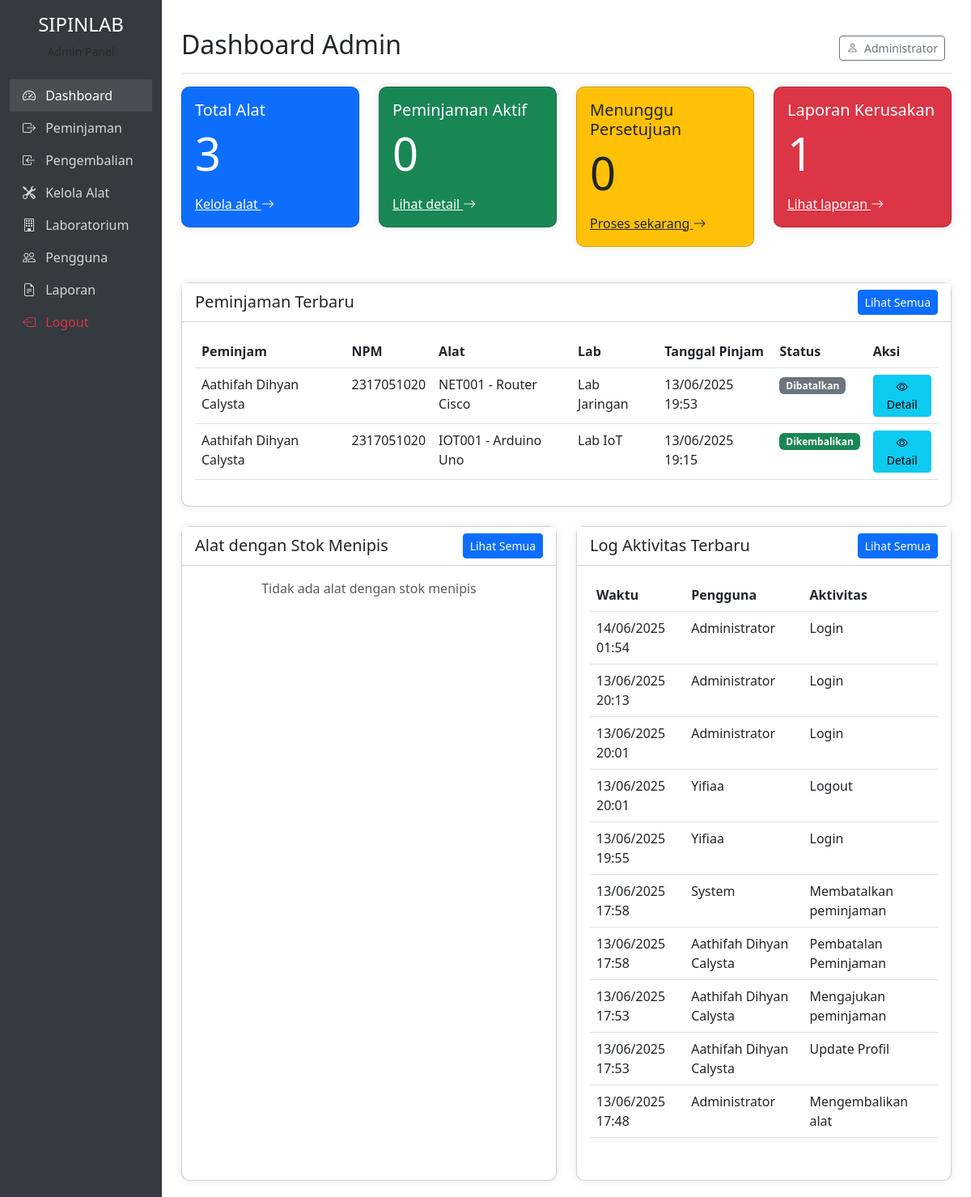
The page /admin/dashboard.php (signed in) on the database its author committed.
### tables this page shows
CREATE TABLE `pengguna` (
  `id` int NOT NULL AUTO_INCREMENT,
  `username` varchar(50) NOT NULL,
  `password` varchar(255) NOT NULL,
  `nama_lengkap` varchar(100) NOT NULL,
  `npm` varchar(20) DEFAULT NULL,
  `role` enum('admin','mahasiswa') NOT NULL,
  `created_at` timestamp NOT NULL DEFAULT CURRENT_TIMESTAMP,
  `updated_at` timestamp NOT NULL DEFAULT CURRENT_TIMESTAMP ON UPDATE CURRENT_TIMESTAMP,
  `email` varchar(100) DEFAULT NULL,
  `no_telp` varchar(20) DEFAULT NULL,
  PRIMARY KEY (`id`),
  UNIQUE KEY `username` (`username`),
  UNIQUE KEY `npm` (`npm`),
  KEY `idx_username` (`username`),
  KEY `idx_npm` (`npm`),
  KEY `idx_role` (`role`)
);

CREATE TABLE `peminjaman` (
  `id` int NOT NULL AUTO_INCREMENT,
  `id_peminjam` int NOT NULL,
  `tanggal_pinjam` datetime NOT NULL,
  `tanggal_kembali` datetime DEFAULT NULL,
  `status` enum('menunggu','dipinjam','dikembalikan','terlambat','dibatalkan') DEFAULT 'menunggu',
  `keterangan` text,
  `disetujui_oleh` int DEFAULT NULL,
  `created_at` timestamp NOT NULL DEFAULT CURRENT_TIMESTAMP,
  `updated_at` timestamp NOT NULL DEFAULT CURRENT_TIMESTAMP ON UPDATE CURRENT_TIMESTAMP,
  PRIMARY KEY (`id`),
  KEY `disetujui_oleh` (`disetujui_oleh`),
  KEY `idx_peminjaman_status` (`status`),
  KEY `idx_peminjaman_user` (`id_peminjam`),
  CONSTRAINT `peminjaman_ibfk_1` FOREIGN KEY (`id_peminjam`) REFERENCES `pengguna` (`id`),
  CONSTRAINT `peminjaman_ibfk_2` FOREIGN KEY (`disetujui_oleh`) REFERENCES `pengguna` (`id`)
);

CREATE TABLE `alat` (
  `id` int NOT NULL AUTO_INCREMENT,
  `kode` varchar(50) NOT NULL,
  `nama` varchar(100) NOT NULL,
  `deskripsi` text,
  `jumlah_total` int NOT NULL DEFAULT '1',
  `jumlah_tersedia` int NOT NULL DEFAULT '1',
  `kondisi` enum('baik','rusak_ringan','rusak_berat') DEFAULT 'baik',
  `id_kategori` int DEFAULT NULL,
  `id_laboratorium` int DEFAULT NULL,
  `created_at` timestamp NOT NULL DEFAULT CURRENT_TIMESTAMP,
  `updated_at` timestamp NOT NULL DEFAULT CURRENT_TIMESTAMP ON UPDATE CURRENT_TIMESTAMP,
  PRIMARY KEY (`id`),
  UNIQUE KEY `kode` (`kode`),
  KEY `id_kategori` (`id_kategori`),
  KEY `id_laboratorium` (`id_laboratorium`),
  CONSTRAINT `alat_ibfk_1` FOREIGN KEY (`id_kategori`) REFERENCES `kategori_alat` (`id`),
  CONSTRAINT `alat_ibfk_2` FOREIGN KEY (`id_laboratorium`) REFERENCES `laboratorium` (`id`)
);

CREATE TABLE `laboratorium` (
  `id` int NOT NULL AUTO_INCREMENT,
  `nama` varchar(100) NOT NULL,
  `lokasi` varchar(100) NOT NULL,
  `keterangan` text,
  `created_at` timestamp NOT NULL DEFAULT CURRENT_TIMESTAMP,
  `updated_at` timestamp NOT NULL DEFAULT CURRENT_TIMESTAMP ON UPDATE CURRENT_TIMESTAMP,
  PRIMARY KEY (`id`)
);

CREATE TABLE `log_aktivitas` (
  `id` int NOT NULL AUTO_INCREMENT,
  `id_pengguna` int DEFAULT NULL,
  `aktivitas` varchar(255) NOT NULL,
  `detail` text,
  `created_at` timestamp NOT NULL DEFAULT CURRENT_TIMESTAMP,
  PRIMARY KEY (`id`),
  KEY `idx_log_aktivitas_user` (`id_pengguna`),
  CONSTRAINT `log_aktivitas_ibfk_1` FOREIGN KEY (`id_pengguna`) REFERENCES `pengguna` (`id`)
);

### admin/dashboard.php (the view, shortened to what the rows shown need)
<?php
require_once '../config/auth.php';
$database = new Database();
$auth = new Auth($database);
$user = $auth->getUser();
$conn = $database->getConnection();
$query = "SELECT p.*, u.nama_lengkap as nama_peminjam, u.npm, a.nama as nama_alat, a.kode as kode_alat, l.nama as nama_lab, dp.jumlah
          FROM peminjaman p
          JOIN detail_peminjaman dp ON p.id = dp.id_peminjaman
          JOIN alat a ON dp.id_alat = a.id
          JOIN laboratorium l ON a.id_laboratorium = l.id
          JOIN pengguna u ON p.id_peminjam = u.id
          ORDER BY p.created_at DESC
          LIMIT 5";
$stmt = $conn->prepare($query);
$stmt->execute();
$peminjaman_terbaru = $stmt->fetchAll(PDO::FETCH_ASSOC);
$query = "SELECT la.*, u.nama_lengkap
          FROM log_aktivitas la
          LEFT JOIN pengguna u ON la.id_pengguna = u.id
          ORDER BY la.created_at DESC
          LIMIT 10";
$stmt = $conn->prepare($query);
$stmt->execute();
$log_aktivitas = $stmt->fetchAll(PDO::FETCH_ASSOC);
?>
<!DOCTYPE html>
<html lang="id">
<head>
    <link href="https://cdn.jsdelivr.net/npm/bootstrap@5.3.0-alpha1/dist/css/bootstrap.min.css" rel="stylesheet">
    <link rel="stylesheet" href="https://cdn.jsdelivr.net/npm/bootstrap-icons@1.10.0/font/bootstrap-icons.css">
</head>
<body>
    <div class="container-fluid">
        <div class="row">
            <div class="col-md-9 ms-sm-auto col-lg-10 px-md-4 main-content">
                <div class="d-flex justify-content-between flex-wrap flex-md-nowrap align-items-center pt-3 pb-2 mb-3 border-bottom">
                    <h1 class="h2">Dashboard Admin</h1>
                    <div class="btn-toolbar mb-2 mb-md-0">
                        <div class="btn-group me-2">
                            <span class="btn btn-sm btn-outline-secondary">
                                <i class="bi bi-person me-1"></i> <?php echo $user['nama_lengkap']; ?>
                            </span>
                        </div>
                    </div>
                </div>
                <div class="card card-dashboard mt-4">
                    <div class="card-body">
                        <?php if (count($peminjaman_terbaru) > 0): ?>
                            <div class="table-responsive">
                                <table class="table table-hover">
                                    <thead>
                                        <tr>
                                            <th>Peminjam</th>
                                            <th>NPM</th>
                                            <th>Alat</th>
                                            <th>Lab</th>
                                            <th>Tanggal Pinjam</th>
                                            <th>Status</th>
                                            <th>Aksi</th>
                                        </tr>
                                    </thead>
                                    <tbody>
                                        <?php foreach ($peminjaman_terbaru as $pinjam): ?>
                                            <tr>
                                                <td><?php echo $pinjam['nama_peminjam']; ?></td>
                                                <td><?php echo $pinjam['npm']; ?></td>
                                                <td><?php echo $pinjam['kode_alat'] . ' - ' . $pinjam['nama_alat']; ?></td>
                                                <td><?php echo $pinjam['nama_lab']; ?></td>
                                                <td><?php echo date('d/m/Y H:i', strtotime($pinjam['tanggal_pinjam'])); ?></td>
                                                <td>
                                                    <?php if ($pinjam['status'] == 'menunggu'): ?>
                                                        <span class="badge bg-warning text-dark">Menunggu</span>
                                                    <?php elseif ($pinjam['status'] == 'dipinjam'): ?>
                                                        <span class="badge bg-primary">Dipinjam</span>
                                                    <?php elseif ($pinjam['status'] == 'dikembalikan'): ?>
                                                        <span class="badge bg-success">Dikembalikan</span>
                                                    <?php elseif ($pinjam['status'] == 'terlambat'): ?>
                                                        <span class="badge bg-danger">Terlambat</span>
                                                    <?php elseif ($pinjam['status'] == 'dibatalkan'): ?>
                                                        <span class="badge bg-secondary">Dibatalkan</span>
                                                    <?php endif; ?>
                                                </td>
                                                <td>
                                                    <a href="detail-peminjaman.php?id=<?php echo $pinjam['id']; ?>" class="btn btn-sm btn-info">
                                                        <i class="bi bi-eye"></i> Detail
                                                    </a>
                                                </td>
                                            </tr>
                                        <?php endforeach; ?>
                                    </tbody>
                                </table>
                            </div>
                        <?php else: ?>
                            <p class="text-center text-muted">Tidak ada peminjaman terbaru</p>
                        <?php endif; ?>
                    </div>
                </div>
                <div class="row mt-4">
                    <div class="col-md-6">
                        <div class="card card-dashboard h-100">
                            <div class="card-body">
                                <?php if (count($log_aktivitas) > 0): ?>
                                    <div class="table-responsive">
                                        <table class="table table-hover">
                                            <thead>
                                                <tr>
                                                    <th>Waktu</th>
                                                    <th>Pengguna</th>
                                                    <th>Aktivitas</th>
                                                </tr>
                                            </thead>
                                            <tbody>
                                                <?php foreach ($log_aktivitas as $log): ?>
                                                    <tr>
                                                        <td><?php echo date('d/m/Y H:i', strtotime($log['created_at'])); ?></td>
                                                        <td><?php echo $log['nama_lengkap'] ?? 'System'; ?></td>
                                                        <td><?php echo $log['aktivitas']; ?></td>
                                                    </tr>
                                                <?php endforeach; ?>
                                            </tbody>
                                        </table>
                                    </div>
                                <?php else: ?>
                                    <p class="text-center text-muted">Tidak ada log aktivitas</p>
                                <?php endif; ?>
                            </div>
                        </div>
                    </div>
                </div>
            </div>
        </div>
    </div>
</body>
</html>

### rows shown on the page
pengguna: nama_lengkap "Administrator"
peminjaman: id_peminjam.nama_lengkap "Aathifah Dihyan Calysta", id_peminjam.npm "2317051020", alat.kode "NET001", alat.nama "Router Cisco", laboratorium.nama "Lab Jaringan", tanggal_pinjam "13/06/2025 19:53", status "Dibatalkan"
peminjaman: id_peminjam.nama_lengkap "Aathifah Dihyan Calysta", id_peminjam.npm "2317051020", alat.kode "IOT001", alat.nama "Arduino Uno", laboratorium.nama "Lab IoT", tanggal_pinjam "13/06/2025 19:15", status "Dikembalikan"
log_aktivitas: created_at "14/06/2025 01:54", id_pengguna.nama_lengkap "Administrator", aktivitas "Login"
log_aktivitas: created_at "13/06/2025 20:13", id_pengguna.nama_lengkap "Administrator", aktivitas "Login"
log_aktivitas: created_at "13/06/2025 20:01", id_pengguna.nama_lengkap "Administrator", aktivitas "Login"
log_aktivitas: created_at "13/06/2025 20:01", id_pengguna.nama_lengkap "Yifiaa", aktivitas "Logout"
log_aktivitas: created_at "13/06/2025 19:55", id_pengguna.nama_lengkap "Yifiaa", aktivitas "Login"
log_aktivitas: created_at "13/06/2025 17:58", nama_lengkap "System", aktivitas "Membatalkan peminjaman"
log_aktivitas: created_at "13/06/2025 17:58", id_pengguna.nama_lengkap "Aathifah Dihyan Calysta", aktivitas "Pembatalan Peminjaman"
log_aktivitas: created_at "13/06/2025 17:53", id_pengguna.nama_lengkap "Aathifah Dihyan Calysta", aktivitas "Mengajukan peminjaman"
log_aktivitas: created_at "13/06/2025 17:53", id_pengguna.nama_lengkap "Aathifah Dihyan Calysta", aktivitas "Update Profil"
log_aktivitas: created_at "13/06/2025 17:48", id_pengguna.nama_lengkap "Administrator", aktivitas "Mengembalikan alat"

### other values the page prints
$total_alat "3"
$total_peminjaman_aktif "0"
$total_menunggu "0"
$total_laporan "1"
